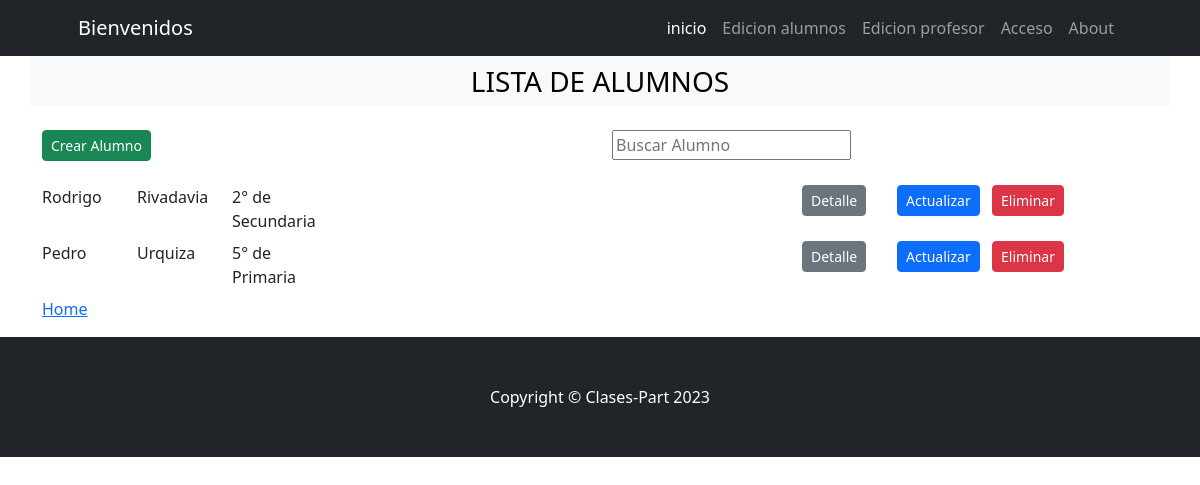
/alumno/alumno/list/, run on the app's committed database.
### alumno/models.py (models this page shows, shortened)
class alumno(models.Model):
    nombre = models.CharField(max_length=40)
    escuela = models.CharField(max_length=20)
    anio = models.ForeignKey(m.year, on_delete= models.SET_NULL, null= "True", blank= "True")

### year/models.py (models this page shows)
class year (models.Model):
    anio = models.IntegerField()
    nivel= models.ForeignKey(m.nivel, on_delete= models.SET_NULL, null= "True", blank= "True")
    def __str__(self) -> str:
        return f"{self.anio}° de {self.nivel.descripcion} "

### nivel/models.py (models this page shows, shortened)
class nivel(models.Model):
    descripcion = models.CharField(max_length=40)

### alumno/views.py (the view)
# urls.py: path("alumno/list/", views.alumnoList.as_view(), name="alumno_list"),
class alumnoList(ListView):
    model = models.alumno
    def get_queryset(self):
        if self.request.GET.get("buscar"):
            consulta = self.request.GET.get("buscar")
            object_list = models.alumno.objects.filter(nombre__icontains=consulta)
        else:
            object_list = models.alumno.objects.all()
        return object_list

### alumno/templates/alumno/alumno_list.html (shortened to what this page needs)
{% extends 'base.html' %}
{% block title %}
    Lista de Alumnos
{% endblock title %}
{% block content %}
<div class="row mb-4">
    <div class="col-6">
        <a href="{% url 'alumno:alumno_create' %}" class="btn btn-success btn-sm ">Crear Alumno</a>
    </div>
    <div class="col-6">
        <form action="" method="get">
            <input type="text" name="buscar" placeholder="Buscar Alumno">
        </form>
    </div>
</div>
{% for alumno in object_list %}
    <div class="row mb-2">
        <div class="col-1">
            {% if alumno.nombre %}
                {{ alumno.nombre }}
            {% endif %}
        </div>
        <div class="col-1">
            {{ alumno.escuela  | capfirst }}
        </div>
        <div class="col-1">
            {{ alumno.anio| capfirst  }}
        </div>
        <div class="col-5">
        </div>
        <div class="col-1">
            <a href="{% url 'alumno:alumno_detail' alumno.id %}" class="btn btn-secondary btn-sm">Detalle</a>
        </div>
        <div class="col-1">
            <a href="{% url 'alumno:alumno_update' alumno.id %}" class="btn btn-primary btn-sm">Actualizar</a>
        </div>
        <div class="col-1">
            <a href="{% url 'alumno:alumno_delete' alumno.id %}" class="btn btn-danger btn-sm">Eliminar</a>
        </div>
    </div>
{% endfor %}
<p><a href=" {% url 'home:index' %} " >    Home </a></p>
{% endblock content %}

### data on the page
alumno: nombre "Rodrigo", escuela "Rivadavia", anio "2° de Secundaria"
alumno: nombre "Pedro", escuela "Urquiza", anio "5° de Primaria"
